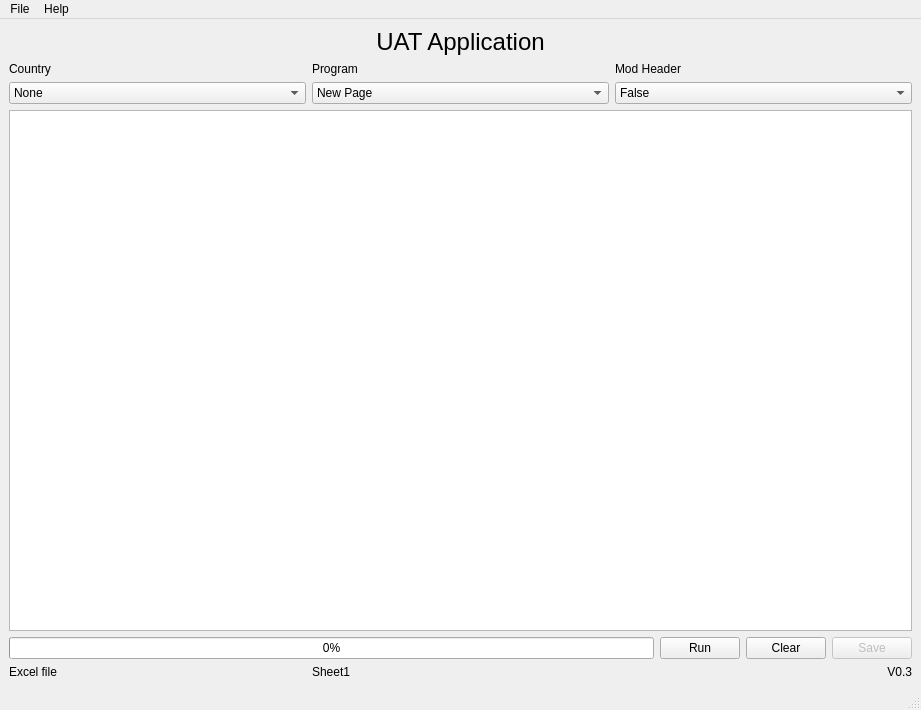
<?xml version="1.0" encoding="UTF-8"?>
<ui version="4.0">
 <class>MainWindow</class>
 <widget class="QMainWindow" name="MainWindow">
  <property name="geometry">
   <rect>
    <x>0</x>
    <y>0</y>
    <width>921</width>
    <height>710</height>
   </rect>
  </property>
  <property name="cursor">
   <cursorShape>ArrowCursor</cursorShape>
  </property>
  <property name="windowTitle">
   <string>Solarwinds UAT App</string>
  </property>
  <widget class="QWidget" name="centralwidget">
   <layout class="QGridLayout" name="gridLayout">
    <item row="0" column="4">
     <widget class="QLabel" name="label_title">
      <property name="font">
       <font>
        <pointsize>18</pointsize>
       </font>
      </property>
      <property name="text">
       <string>UAT Application</string>
      </property>
      <property name="alignment">
       <set>Qt::AlignCenter</set>
      </property>
     </widget>
    </item>
    <item row="5" column="4">
     <layout class="QHBoxLayout" name="horizontalLayout_2">
      <item>
       <widget class="QProgressBar" name="progressBar">
        <property name="value">
         <number>0</number>
        </property>
       </widget>
      </item>
      <item>
       <widget class="QPushButton" name="pushButton_Run">
        <property name="text">
         <string>Run</string>
        </property>
        <property name="shortcut">
         <string>Ctrl+R</string>
        </property>
       </widget>
      </item>
      <item>
       <widget class="QPushButton" name="pushButton_Clear">
        <property name="text">
         <string>Clear</string>
        </property>
       </widget>
      </item>
      <item>
       <widget class="QPushButton" name="pushButton_Save">
        <property name="enabled">
         <bool>false</bool>
        </property>
        <property name="text">
         <string>Save</string>
        </property>
       </widget>
      </item>
     </layout>
    </item>
    <item row="3" column="4">
     <widget class="QTextEdit" name="textEdit">
      <property name="readOnly">
       <bool>true</bool>
      </property>
     </widget>
    </item>
    <item row="1" column="4">
     <layout class="QHBoxLayout" name="horizontalLayout">
      <item>
       <layout class="QVBoxLayout" name="verticalLayout">
        <item>
         <widget class="QLabel" name="label_country">
          <property name="text">
           <string>Country</string>
          </property>
         </widget>
        </item>
        <item>
         <widget class="QComboBox" name="comboBox_country">
          <property name="enabled">
           <bool>true</bool>
          </property>
          <property name="layoutDirection">
           <enum>Qt::LeftToRight</enum>
          </property>
          <item>
           <property name="text">
            <string>None</string>
           </property>
          </item>
          <item>
           <property name="text">
            <string>US</string>
           </property>
          </item>
          <item>
           <property name="text">
            <string>DE</string>
           </property>
          </item>
          <item>
           <property name="text">
            <string>FR</string>
           </property>
          </item>
          <item>
           <property name="text">
            <string>ES</string>
           </property>
          </item>
          <item>
           <property name="text">
            <string>IT</string>
           </property>
          </item>
          <item>
           <property name="text">
            <string>CN</string>
           </property>
          </item>
          <item>
           <property name="text">
            <string>PT</string>
           </property>
          </item>
          <item>
           <property name="text">
            <string>RU</string>
           </property>
          </item>
          <item>
           <property name="text">
            <string>JP</string>
           </property>
          </item>
         </widget>
        </item>
       </layout>
      </item>
      <item>
       <layout class="QVBoxLayout" name="verticalLayout_2">
        <item>
         <widget class="QLabel" name="label_program">
          <property name="text">
           <string>Program</string>
          </property>
         </widget>
        </item>
        <item>
         <widget class="QComboBox" name="comboBox_program">
          <item>
           <property name="text">
            <string>New Page</string>
           </property>
          </item>
          <item>
           <property name="text">
            <string>Localization</string>
           </property>
          </item>
          <item>
           <property name="text">
            <string>V2 migration</string>
           </property>
          </item>
         </widget>
        </item>
       </layout>
      </item>
      <item>
       <layout class="QVBoxLayout" name="verticalLayout_3">
        <item>
         <widget class="QLabel" name="label_modheader">
          <property name="text">
           <string>Mod Header</string>
          </property>
         </widget>
        </item>
        <item>
         <widget class="QComboBox" name="comboBox_modheader">
          <item>
           <property name="text">
            <string>False</string>
           </property>
          </item>
          <item>
           <property name="text">
            <string>True</string>
           </property>
          </item>
         </widget>
        </item>
       </layout>
      </item>
     </layout>
    </item>
    <item row="6" column="4">
     <layout class="QHBoxLayout" name="horizontalLayout_3">
      <item>
       <widget class="QLabel" name="label_excel_name">
        <property name="text">
         <string>Excel file</string>
        </property>
       </widget>
      </item>
      <item>
       <widget class="QLabel" name="label_tab_name">
        <property name="enabled">
         <bool>true</bool>
        </property>
        <property name="text">
         <string>Sheet1</string>
        </property>
       </widget>
      </item>
      <item>
       <widget class="QLabel" name="label_version">
        <property name="layoutDirection">
         <enum>Qt::LeftToRight</enum>
        </property>
        <property name="text">
         <string>V0.3</string>
        </property>
        <property name="alignment">
         <set>Qt::AlignRight|Qt::AlignTrailing|Qt::AlignVCenter</set>
        </property>
       </widget>
      </item>
     </layout>
    </item>
   </layout>
  </widget>
  <widget class="QMenuBar" name="menubar">
   <property name="geometry">
    <rect>
     <x>0</x>
     <y>0</y>
     <width>921</width>
     <height>21</height>
    </rect>
   </property>
   <widget class="QMenu" name="menuFile">
    <property name="title">
     <string>File</string>
    </property>
    <addaction name="actionNew"/>
    <addaction name="actionOpen"/>
    <addaction name="actionSave"/>
    <addaction name="separator"/>
    <addaction name="actionQuit"/>
   </widget>
   <widget class="QMenu" name="menuHelp">
    <property name="title">
     <string>Help</string>
    </property>
    <addaction name="actionFAQ"/>
    <addaction name="actionAbout"/>
   </widget>
   <addaction name="menuFile"/>
   <addaction name="menuHelp"/>
  </widget>
  <widget class="QStatusBar" name="statusbar"/>
  <action name="actionOpen">
   <property name="text">
    <string>Open</string>
   </property>
   <property name="shortcut">
    <string>Ctrl+O</string>
   </property>
  </action>
  <action name="actionSave">
   <property name="text">
    <string>Save as</string>
   </property>
   <property name="shortcut">
    <string>Ctrl+S</string>
   </property>
  </action>
  <action name="actionQuit">
   <property name="text">
    <string>Quit</string>
   </property>
   <property name="shortcut">
    <string>Ctrl+Q</string>
   </property>
  </action>
  <action name="actionFAQ">
   <property name="text">
    <string>FAQ</string>
   </property>
  </action>
  <action name="actionAbout">
   <property name="text">
    <string>About</string>
   </property>
  </action>
  <action name="actionNew">
   <property name="text">
    <string>New</string>
   </property>
   <property name="shortcut">
    <string>Ctrl+N</string>
   </property>
   <property name="shortcutContext">
    <enum>Qt::WindowShortcut</enum>
   </property>
  </action>
 </widget>
 <resources/>
 <connections/>
</ui>
